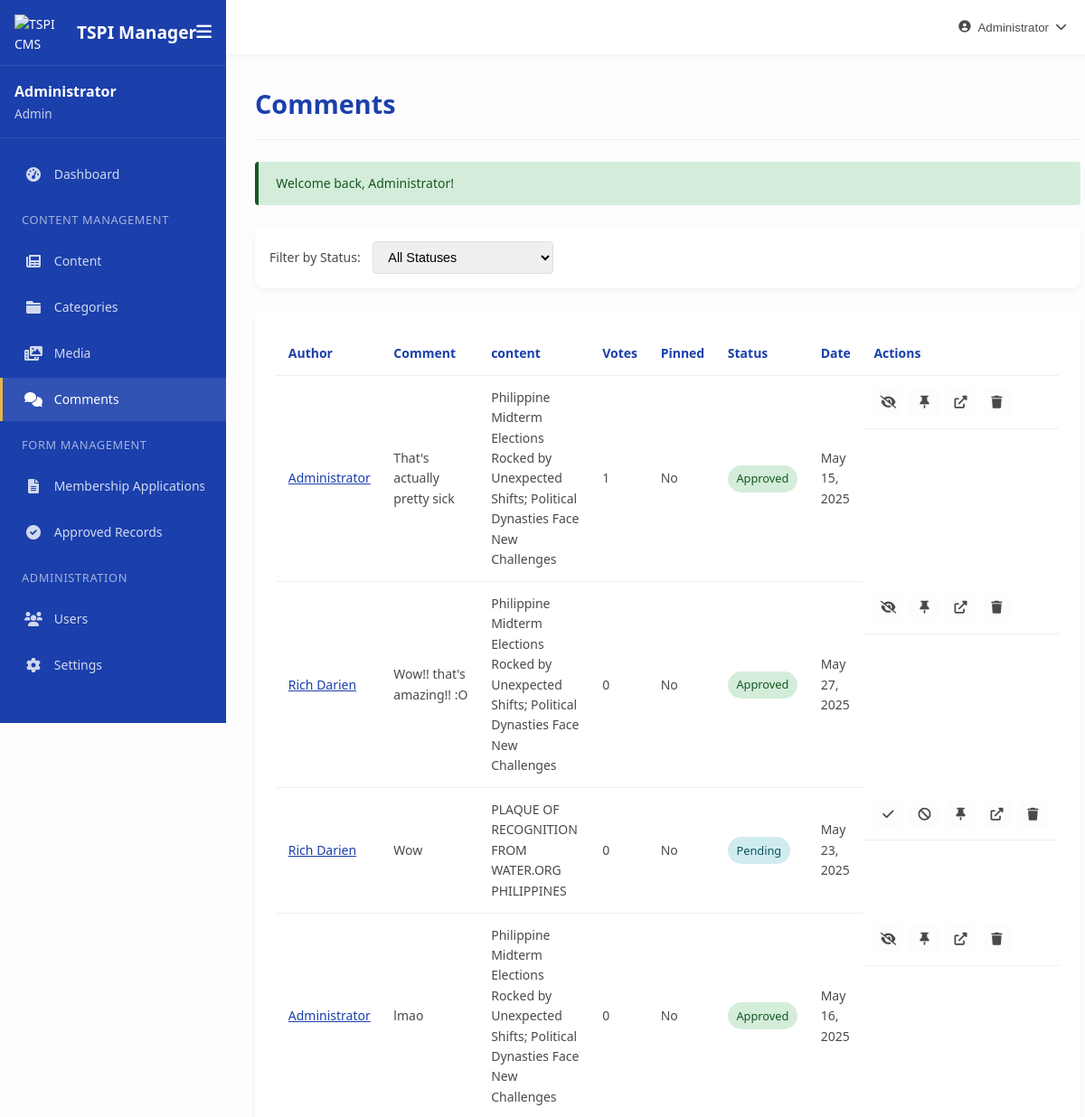
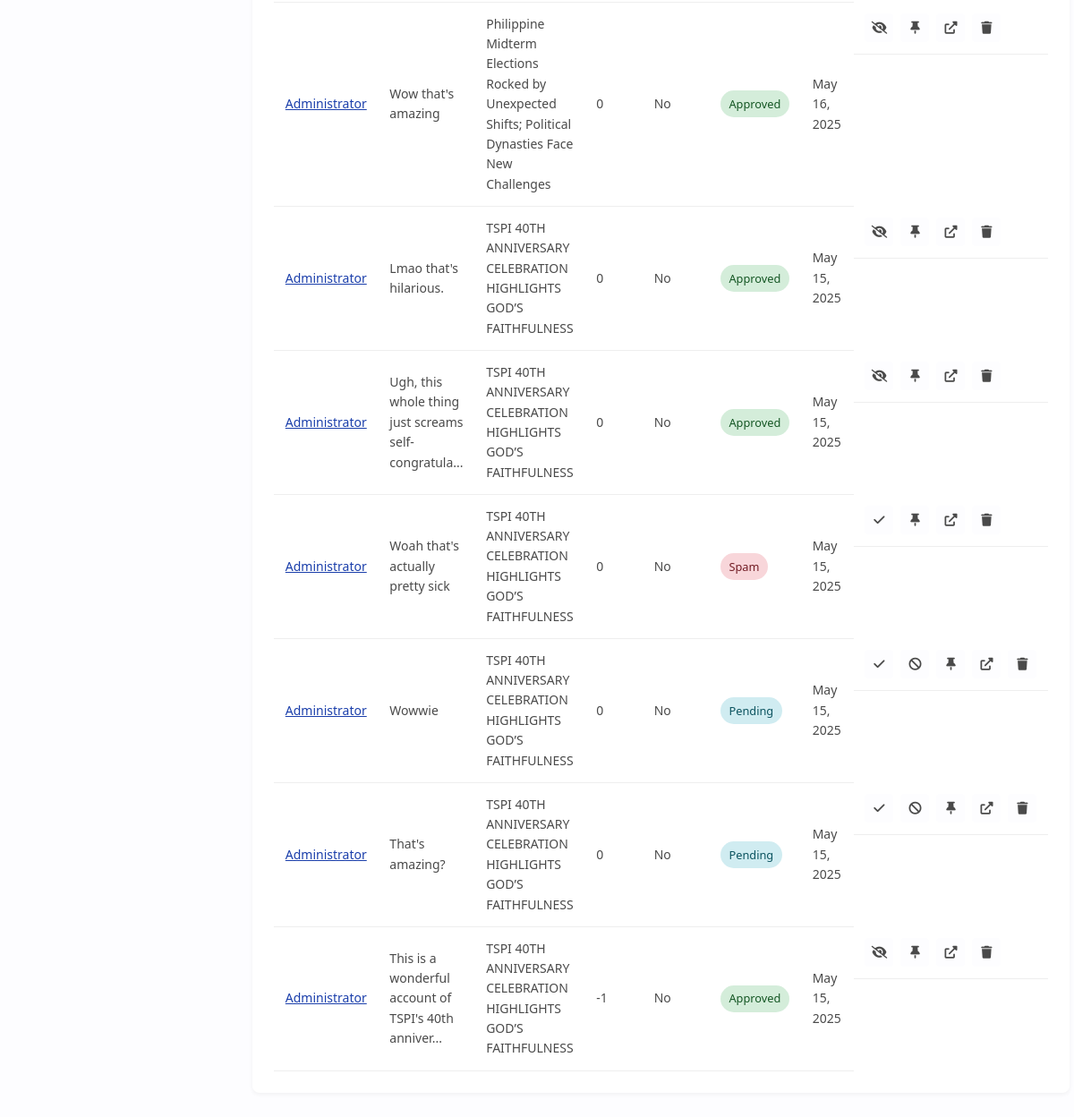
The app's page /admin/comments.php (signed in) with its own data (2 pictures, top to bottom).
### tables this page shows
CREATE TABLE `comments` (
  `id` int(11) NOT NULL,
  `content_id` int(11) NOT NULL,
  `user_id` int(11) DEFAULT NULL,
  `parent_id` int(11) DEFAULT NULL,
  `author_name` varchar(100) NOT NULL,
  `author_email` varchar(100) NOT NULL,
  `author_website` varchar(255) DEFAULT NULL,
  `content` text NOT NULL,
  `posted_at` timestamp NOT NULL DEFAULT current_timestamp(),
  `status` enum('pending','approved','spam') DEFAULT 'pending',
  `ip` varchar(45) DEFAULT NULL,
  `pinned` tinyint(1) NOT NULL DEFAULT 0,
  `vote_score` int(11) NOT NULL DEFAULT 0
);

CREATE TABLE `content` (
  `id` int(11) NOT NULL,
  `title` varchar(255) NOT NULL,
  `slug` varchar(255) NOT NULL,
  `thumbnail` varchar(255) DEFAULT NULL,
  `content` text NOT NULL,
  `excerpt` varchar(500) DEFAULT NULL,
  `author_id` int(11) NOT NULL,
  `published_at` timestamp NOT NULL DEFAULT current_timestamp(),
  `status` enum('draft','published','archived') DEFAULT 'draft',
  `vote_score` int(11) NOT NULL DEFAULT 0
);

### includes/admin_auth.php (called while the page is built, shortened)
<?php
function get_admin_user() {
    global $pdo;
    if (isset($_SESSION['admin_id'])) {
        $stmt = $pdo->prepare("SELECT * FROM administrators WHERE id = ?");
        $stmt->execute([$_SESSION['admin_id']]);
        return $stmt->fetch();
    }
    return null;
}

### includes/config.php (called while the page is built, shortened)
<?php
try {
    $pdo = new PDO(
        "mysql:host=" . DB_HOST . ";port=" . DB_PORT . ";dbname=" . DB_NAME . ";charset=utf8mb4",
        DB_USER,
        DB_PASS,
        [
            PDO::ATTR_ERRMODE => PDO::ERRMODE_EXCEPTION,
            PDO::ATTR_DEFAULT_FETCH_MODE => PDO::FETCH_ASSOC,
            PDO::ATTR_EMULATE_PREPARES => false
        ]
    );
} catch (PDOException $e) {
    die("Database connection failed: " . $e->getMessage());
}
function sanitize($input) {
    return htmlspecialchars($input, ENT_QUOTES, 'UTF-8');
}
function get_flash_message() {
    $message = $_SESSION['message'] ?? '';
    return $message;
}
require_once __DIR__ . '/admin_auth.php';

### admin/comments.php (the view, shortened to what this page needs)
<?php
$body_class = "admin-comments-page";
require_once '../includes/config.php';
$status_filter_options = [
    '' => 'All Statuses',
    'approved' => 'Approved',
    'pending' => 'Pending',
    'spam' => 'Spam'
];
$filter_status = isset($_GET['status_filter']) && array_key_exists($_GET['status_filter'], $status_filter_options)
                    ? $_GET['status_filter']
                    : '';
$where_sql = "";
$params = [];
$sql = "SELECT c.*, a.title AS content_title, a.slug AS content_slug
        FROM comments c
        JOIN content a ON c.content_id = a.id
        $where_sql
        ORDER BY c.pinned DESC, c.vote_score DESC, c.posted_at DESC";
$stmt = $pdo->prepare($sql);
$stmt->execute($params);
$comments = $stmt->fetchAll();
?>
<!DOCTYPE html>
<html lang="en">
<head>
    <link rel="stylesheet" href="https://cdnjs.cloudflare.com/ajax/libs/font-awesome/6.0.0/css/all.min.css">
    <link rel="stylesheet" href="../assets/css/admin.css">
</head>
<body class="<?php echo $body_class; ?>">
    <div class="admin-container">
        <?php include 'includes/sidebar.php'; ?>
        <main class="admin-main">
            <?php include 'includes/header.php'; ?>
            <div class="dashboard-container">
                <div class="page-header">
                    <h1>Comments</h1>
                </div>
                <?php if ($message = get_flash_message()): ?>
                    <div class="message"><?php echo $message; ?></div>
                <?php endif; ?>
                <form method="get" class="filter-form">
                    <label for="status-filter">Filter by Status:</label>
                    <select id="status-filter" name="status_filter" onchange="this.form.submit()">
                        <?php foreach ($status_filter_options as $key => $value): ?>
                            <option value="<?php echo $key; ?>" <?php echo $filter_status == $key ? 'selected' : ''; ?>><?php echo $value; ?></option>
                        <?php endforeach; ?>
                    </select>
                </form>
                <div class="dashboard-section">
                    <div class="table-responsive">
                        <table>
                            <thead>
                                <tr>
                                    <th>Author</th>
                                    <th>Comment</th>
                                    <th>content</th>
                                    <th>Votes</th>
                                    <th>Pinned</th>
                                    <th>Status</th>
                                    <th>Date</th>
                                    <th>Actions</th>
                                </tr>
                            </thead>
                            <tbody>
                                <?php if (empty($comments)): ?>
                                    <tr><td colspan="6">No comments found.</td></tr>
                                <?php else: ?>
                                    <?php foreach ($comments as $comment): ?>
                                        <tr>
                                            <td class="comment-author-name"
                                                data-name="<?php echo sanitize($comment['author_name']); ?>"
                                                data-email="<?php echo sanitize($comment['author_email'] ?? 'N/A'); ?>"
                                                data-website="<?php echo sanitize($comment['author_website'] ?? 'N/A'); ?>"
                                                style="cursor: pointer; text-decoration: underline; color: var(--primary-blue);">
                                                <?php echo sanitize($comment['author_name']); ?>
                                            </td>
                                            <td class="comment-text-preview" data-full-comment="<?php echo nl2br(sanitize($comment['content'])); ?>">
                                                <?php echo nl2br(sanitize(substr($comment['content'], 0, 50))) . (strlen($comment['content']) > 50 ? '...' : ''); ?>
                                            </td>
                                            <td><?php echo sanitize($comment['content_title']); ?></td>
                                            <td><?php echo $comment['vote_score']; ?></td>
                                            <td><?php echo $comment['pinned'] ? 'Yes' : 'No'; ?></td>
                                            <td><span class="status-badge status-<?php echo $comment['status']; ?>"><?php echo ucfirst($comment['status']); ?></span></td>
                                            <td><?php echo date('M j, Y', strtotime($comment['posted_at'])); ?></td>
                                            <td class="actions">
                                                <?php if ($comment['status'] === 'pending'): ?>
                                                    <a href="comment-action.php?id=<?php echo $comment['id']; ?>&action=approve" class="btn-icon" title="Approve"><i class="fas fa-check"></i></a>
                                                    <a href="comment-action.php?id=<?php echo $comment['id']; ?>&action=deny" class="btn-icon" title="Deny"><i class="fas fa-ban"></i></a>
                                                <?php elseif ($comment['status'] === 'approved'): ?>
                                                    <a href="comment-action.php?id=<?php echo $comment['id']; ?>&action=hide" class="btn-icon" title="Hide"><i class="fas fa-eye-slash"></i></a>
                                                <?php elseif ($comment['status'] === 'spam'): ?>
                                                    <a href="comment-action.php?id=<?php echo $comment['id']; ?>&action=approve" class="btn-icon" title="Approve"><i class="fas fa-check"></i></a>
                                                <?php endif; ?>
                                                <?php if ($comment['pinned']): ?>
                                                    <a href="comment-action.php?id=<?php echo $comment['id']; ?>&action=unpin" class="btn-icon" title="Unpin"><i class="fas fa-thumbtack fa-rotate-90"></i></a>
                                                <?php else: ?>
                                                    <a href="comment-action.php?id=<?php echo $comment['id']; ?>&action=pin" class="btn-icon" title="Pin"><i class="fas fa-thumbtack"></i></a>
                                                <?php endif; ?>
                                                <a href="../content.php?slug=<?php echo $comment['content_slug']; ?>" target="_blank" class="btn-icon" title="View content"><i class="fas fa-external-link-alt"></i></a>
                                                <a href="comment-action.php?id=<?php echo $comment['id']; ?>&action=delete" class="btn-icon delete-btn" title="Delete" data-confirm="Are you sure you want to delete this comment?"><i class="fas fa-trash"></i></a>
                                            </td>
                                        </tr>
                                    <?php endforeach; ?>
                                <?php endif; ?>
                            </tbody>
                        </table>
                    </div>
                </div>
            </div>
        </main>
    </div>
</body>
</html>

### admin/includes/sidebar.php
<?php
$current_admin = get_admin_user();
$current_page = basename($_SERVER['PHP_SELF']);
$user_role = $current_admin ? $current_admin['role'] : '';
?>
<aside class="admin-sidebar">
    <div class="sidebar-logo">
        <a href="<?php echo in_array($user_role, ['insurance_officer', 'loan_officer']) ? 'applications.php' : 'index.php'; ?>">
            <img src="<?php echo SITE_URL; ?>/src/assets/favicon.png" alt="TSPI CMS Logo">
            <span>TSPI Manager</span>
        </a>
        <button class="sidebar-toggle" id="sidebarToggle">
            <i class="fas fa-bars"></i>
        </button>
    </div>
    <div class="sidebar-user">
        <div class="user-info">
            <span class="user-name"><?php echo $current_admin ? sanitize($current_admin['name']) : 'Guest'; ?></span>
            <span class="user-role"><?php echo $current_admin ? ucfirst(sanitize($current_admin['role'])) : ''; ?></span>
        </div>
    </div>
    <nav class="sidebar-nav">
        <ul>
            <?php if (!in_array($user_role, ['insurance_officer', 'loan_officer'])): ?>
            <li class="<?php echo $current_page === 'index.php' ? 'active' : ''; ?>">
                <a href="index.php"><i class="fas fa-tachometer-alt"></i> <span>Dashboard</span></a>
            </li>
            <?php endif; ?>
            <?php if (in_array($user_role, ['admin', 'moderator', 'secretary'])): ?>
            <li class="nav-header"><span>Content Management</span></li>
            <?php if (in_array($user_role, ['admin', 'moderator', 'secretary'])): ?>
                <li class="<?php echo in_array($current_page, ['content.php', 'add-content.php', 'edit-content.php']) ? 'active' : ''; ?>">
                    <a href="content.php"><i class="fas fa-newspaper"></i> <span>Content</span></a>
                </li>
                <?php if (in_array($user_role, ['admin', 'moderator'])): ?>
                <li class="<?php echo in_array($current_page, ['categories.php', 'add-category.php', 'edit-category.php']) ? 'active' : ''; ?>">
                    <a href="categories.php"><i class="fas fa-folder"></i> <span>Categories</span></a>
                </li>
                <li class="<?php echo in_array($current_page, ['media.php', 'add-media.php', 'edit-media.php']) ? 'active' : ''; ?>">
                    <a href="media.php"><i class="fas fa-photo-video"></i> <span>Media</span></a>
                </li>
                <?php endif; ?>
            <?php endif; ?>
            <?php if (in_array($user_role, ['admin', 'moderator', 'secretary'])): ?>
            <li class="<?php echo in_array($current_page, ['comments.php', 'edit-comment.php']) ? 'active' : ''; ?>">
                <a href="comments.php"><i class="fas fa-comments"></i> <span>Comments</span></a>
            </li>
            <?php endif; ?>
            <?php endif; ?>
            <?php if (in_array($user_role, ['admin', 'moderator', 'insurance_officer', 'loan_officer', 'secretary'])): ?>
                <li class="nav-header"><span>Form Management</span></li>
                <li class="<?php echo ($current_page === 'applications.php') ? 'active' : ''; ?>">
                    <a href="applications.php"><i class="fas fa-file-alt"></i> <span>Membership Applications</span></a>
                </li>
                <li class="<?php echo $current_page === 'approved_records.php' ? 'active' : ''; ?>">
                    <a href="approved_records.php"><i class="fas fa-check-circle"></i> <span>Approved Records</span></a>
                </li>
            <?php endif; ?>
            <?php if ($user_role === 'admin'): ?>
                <li class="nav-header"><span>Administration</span></li>
                <li class="<?php echo in_array($current_page, ['users.php', 'add-user.php', 'edit-user.php']) ? 'active' : ''; ?>">
                    <a href="users.php"><i class="fas fa-users"></i> <span>Users</span></a>
                </li>
                <li class="<?php echo $current_page === 'settings.php' ? 'active' : ''; ?>">
                    <a href="settings.php"><i class="fas fa-cog"></i> <span>Settings</span></a>
                </li>
            <?php endif; ?>
        </ul>
    </nav>
</aside>

### admin/includes/header.php (shortened to what this page needs)
<header class="admin-header">
    <div class="header-right">
        <div class="dropdown">
            <button class="header-user-btn">
                <i class="fas fa-user-circle"></i>
                <span><?php echo $current_admin ? sanitize($current_admin['name']) : 'Guest'; ?></span>
                <i class="fas fa-chevron-down"></i>
            </button>
        </div>
    </div>
</header>

### records on screen
comments: author_name "Administrator", content "That's actually pretty sick", content.title "Philippine Midterm Elections Rocked by Unexpected Shifts; Political Dynasties Face New Challenges", vote_score "1", pinned "No", status "Approved", posted_at "May 15, 2025"
comments: author_name "Rich Darien", content "Wow!! that's amazing!! :O", content.title "Philippine Midterm Elections Rocked by Unexpected Shifts; Political Dynasties Face New Challenges", vote_score "0", pinned "No", status "Approved", posted_at "May 27, 2025"
comments: author_name "Rich Darien", content "Wow", content.title "PLAQUE OF RECOGNITION FROM WATER.ORG PHILIPPINES", vote_score "0", pinned "No", status "Pending", posted_at "May 23, 2025"
comments: author_name "Administrator", content "lmao", content.title "Philippine Midterm Elections Rocked by Unexpected Shifts; Political Dynasties Face New Challenges", vote_score "0", pinned "No", status "Approved", posted_at "May 16, 2025"
comments: author_name "Administrator", content "Wow that's amazing", content.title "Philippine Midterm Elections Rocked by Unexpected Shifts; Political Dynasties Face New Challenges", vote_score "0", pinned "No", status "Approved", posted_at "May 16, 2025"
comments: author_name "Administrator", content "Lmao that's hilarious.", content.title "TSPI 40TH ANNIVERSARY CELEBRATION HIGHLIGHTS GOD’S FAITHFULNESS", vote_score "0", pinned "No", status "Approved", posted_at "May 15, 2025"
comments: author_name "Administrator", content "Ugh, this whole thing just screams self-congratula", content.title "TSPI 40TH ANNIVERSARY CELEBRATION HIGHLIGHTS GOD’S FAITHFULNESS", vote_score "0", pinned "No", status "Approved", posted_at "May 15, 2025"
comments: author_name "Administrator", content "Woah that's actually pretty sick", content.title "TSPI 40TH ANNIVERSARY CELEBRATION HIGHLIGHTS GOD’S FAITHFULNESS", vote_score "0", pinned "No", status "Spam", posted_at "May 15, 2025"
comments: author_name "Administrator", content "Wowwie", content.title "TSPI 40TH ANNIVERSARY CELEBRATION HIGHLIGHTS GOD’S FAITHFULNESS", vote_score "0", pinned "No", status "Pending", posted_at "May 15, 2025"
comments: author_name "Administrator", content "That's amazing?", content.title "TSPI 40TH ANNIVERSARY CELEBRATION HIGHLIGHTS GOD’S FAITHFULNESS", vote_score "0", pinned "No", status "Pending", posted_at "May 15, 2025"
comments: author_name "Administrator", content "This is a wonderful account of TSPI's 40th anniver", content.title "TSPI 40TH ANNIVERSARY CELEBRATION HIGHLIGHTS GOD’S FAITHFULNESS", vote_score "-1", pinned "No", status "Approved", posted_at "May 15, 2025"

### other values on screen
$current_admin['name'] "Administrator"
$current_admin['role'] "Admin"
$message "Welcome back, Administrator!"
form field status_filter "All Statuses"
